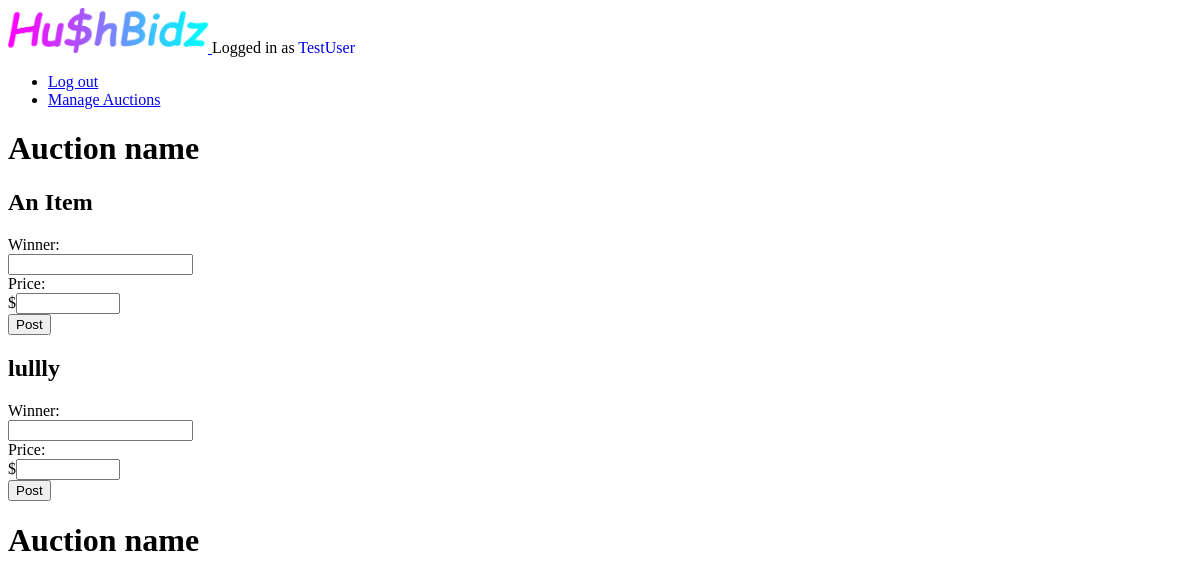
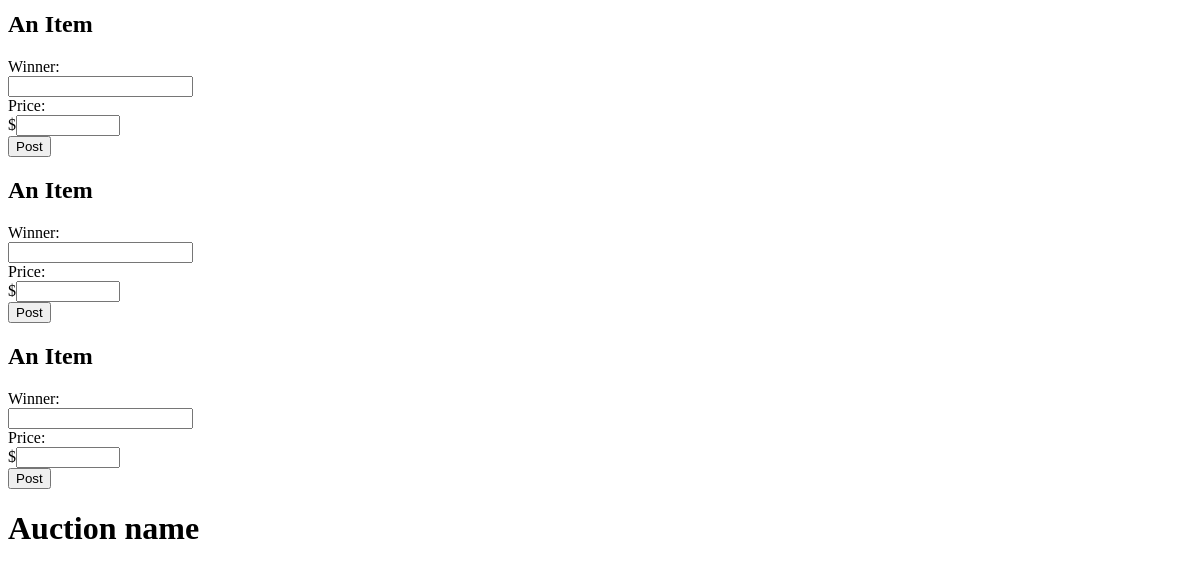
/auction_app/liveAuction (signed in), run on an earlier commit of the app's database (2 pictures, top to bottom).
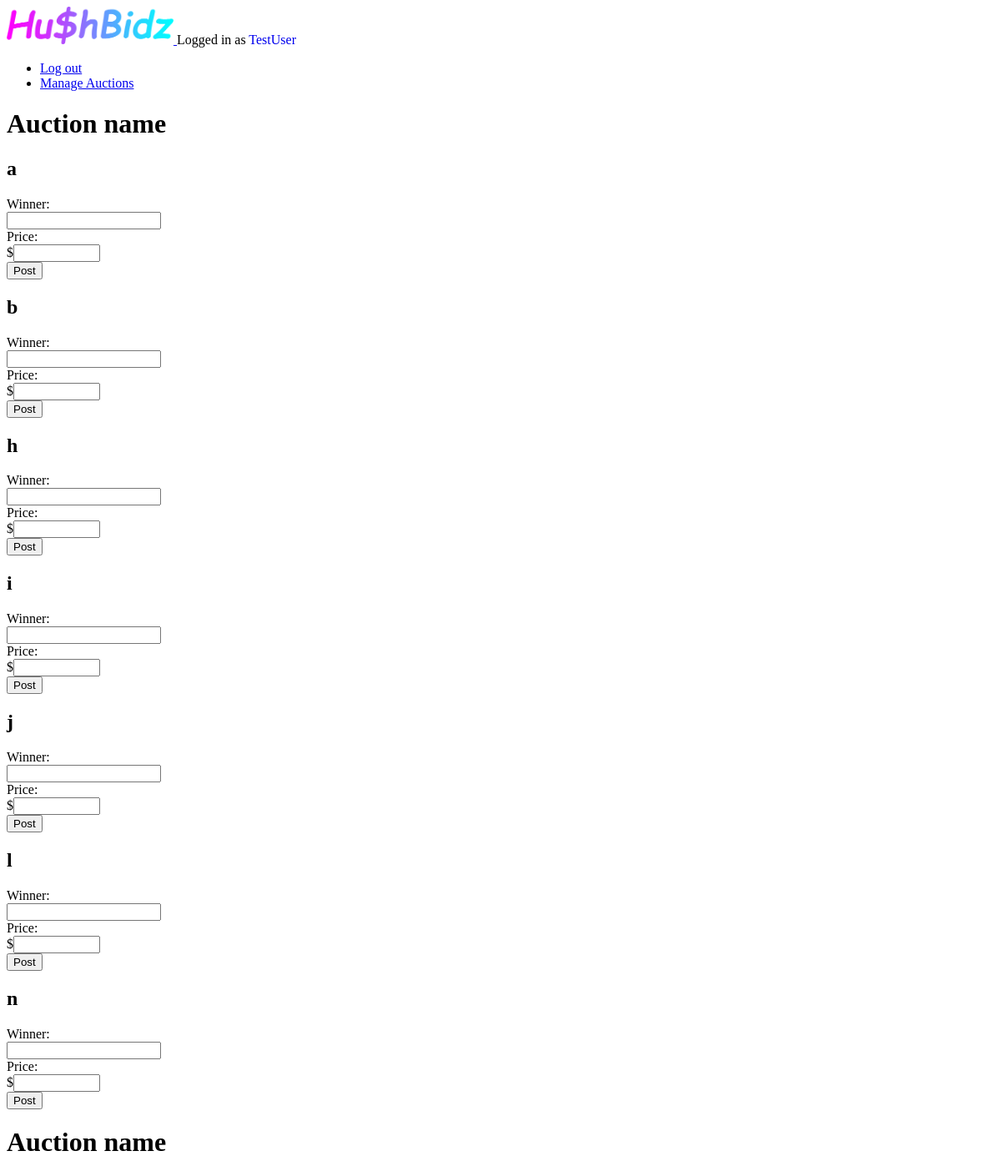
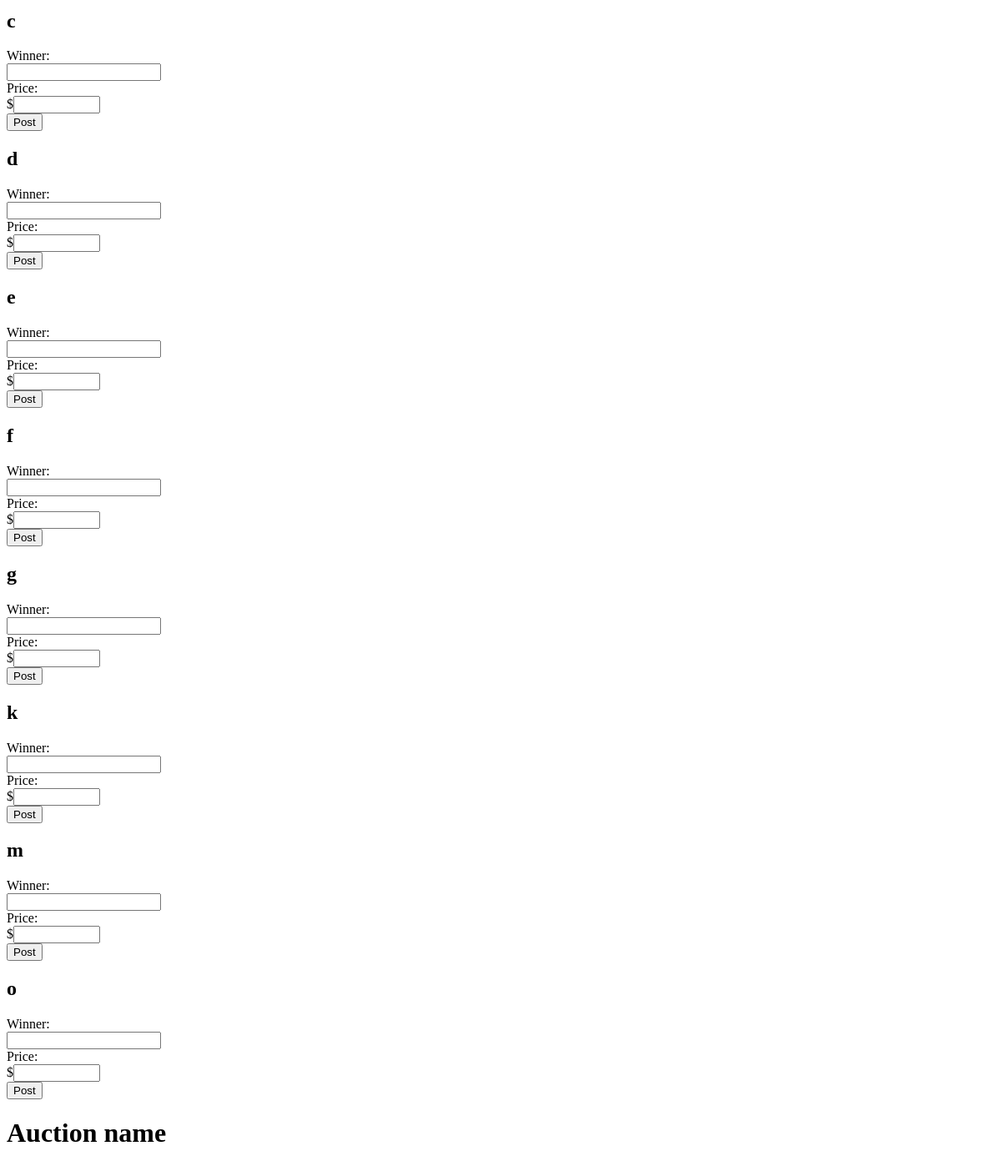
And on a later commit of the database (2 pictures, top to bottom).
### auction_app/models.py (models this page shows, shortened)
class Auction(models.Model):
    name = models.CharField('name', max_length=256, default = 'Auction name')
    description = models.TextField('description', default = 'description', max_length=256)
    admin=models.CharField(max_length=256)
    start_time=models.DateTimeField('start_time', default = timezone.now)
    end_time=models.DateTimeField('end_time', default = one_hour_hence)
    numUsers = 0
    def __str__(self):
        return "({self.id}) {self.name} {self.description}"

class Items(models.Model):
    auction = models.ForeignKey(Auction, on_delete=models.CASCADE, related_name='items')
    name = models.CharField('name', max_length=256, default='An Item')
    price = models.DecimalField('price', max_digits=6, decimal_places=2, default='0.00')
    description = models.TextField('description', max_length=256, default='item description')
    image = models.ImageField('image', upload_to='item_image', null=True, blank=True)
    highest_bidder = models.CharField('bidder', max_length=256, default='no bids')

### auction_app/views.py (the view)
@login_required()
def liveAuction(request):
    if request.method == "POST":
        form = LivePostForm(request.POST or None, instance=instance)
        if form.is_valid():
            item = form.save(commit=False)
            item.save()
            return redirect('liveAuction')
    else:
        form = PostForm()
    auctions = Auction.objects.all()
    return render(request, 'auction_app/liveAuction.html', {'auctions' : auctions}) #'form' : form,

### auction_app/templates/auction_app/liveAuction.html (shortened to what this page needs)
{% extends "auction_app/base.html" %}
{% block content %}
	{% if auctions %}
	  {% for a in auctions %}
		<h1>{{a.name}}</h1>
		<div>
		{% if a.items %}
		  {% for i in a.items.all %}
			<h2>{{i.name}}</h2>
       			 <form method="POST">
          		  Winner:</br>
          		  <input type="text" name="highest_bidder" /><br />
          		  Price:</br>
          		  $<input type="number" name="price" min="0.00" max="10000.00" step="0.01" /><br />
	  		  <button type="submit">Post</button>
         		 </form>
		  {% endfor %}
		{% else %}
      		  <p> No Items to show</p>
     		{% endif %}
	 </div>
	{% endfor %}
	{% else %}
      	<p> No Auctions to show</p>
     	{% endif %}
 {% endblock %}

### auction_app/templates/auction_app/base.html (shortened to what this page needs)
{% load static %}
<html>
  <head>
  </head>
  <body>
    <div class="page-header">
      <a href="/auction_app/">
        <img src="{% static 'auction_app/HushBidzLogo.png'%}" width="200px" alt="sshhhhhhhh"/>
      </a>
      {% if user.is_authenticated %}
        Logged in as <a href="{% url 'user_page' %}" style ="text-decoration: none">{{ user.username }}</a>
      {% endif %}
    </div>
    <div class="navigation">
      <ul>
        {% if user.is_authenticated %}
          <li><a href="/auction_app/accounts/logout">Log out</a></li>
          <li><a href="{% url 'manage_auction' %}">Manage Auctions</a></li>
        {% else %}
          <li><a href="/auction_app/accounts/login">Login</a></li>
          <li><a href="/auction_app/accounts/signup">Register</a></li>
        {% endif %}
      </ul>
    </div>
    <div class="content container">
      {% block content %}
      {% endblock %}
    </div>
  </body>
</html>

What changed in the data, as far as the page shows it:
changed Items (number 1 of 15 on the later page): name "An Item" → "a"
changed Items (number 2 of 15 on the later page): name "lullly" → "b"
added Items: name "h", shown under Auction (number 1 of 3 on the later page)
added Items: name "i", shown under Auction (number 1 of 3 on the later page)
added Items: name "j", shown under Auction (number 1 of 3 on the later page)
added Items: name "l", shown under Auction (number 1 of 3 on the later page)
added Items: name "n", shown under Auction (number 1 of 3 on the later page)
changed Items (number 8 of 15 on the later page): name "An Item" → "c"
changed Items (number 9 of 15 on the later page): name "An Item" → "d"
changed Items (number 10 of 15 on the later page): name "An Item" → "e"
added Items: name "f", shown under Auction (number 2 of 3 on the later page)
added Items: name "g", shown under Auction (number 2 of 3 on the later page)
added Items: name "k", shown under Auction (number 2 of 3 on the later page)
added Items: name "m", shown under Auction (number 2 of 3 on the later page)
added Items: name "o", shown under Auction (number 2 of 3 on the later page)
